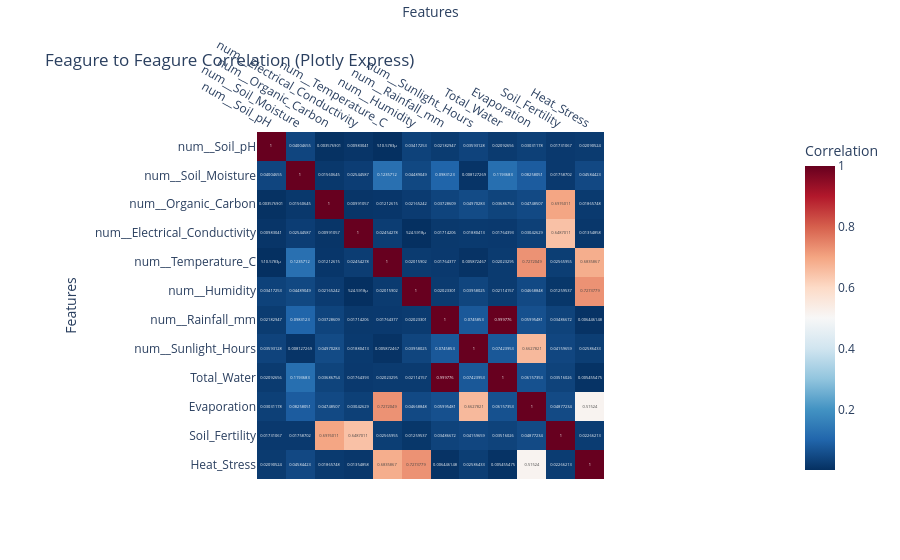

Notebook source saved alongside this figure:
### Code cell
corr_marix = X_train[num_features].corr()

fig = px.imshow(
    corr_matrix, 
    text_auto=True,
    color_continuous_scale='RdBu_r',
    origin='upper',
    labels=dict(x = 'Features', y = 'Features', color = 'Correlation'),
    title='Feagure to Feagure Correlation (Plotly Express)'
)
fig.update_xaxes(side = 'top')
fig.show()

### Figure 1 — Plotly figure (JSON) as saved in the notebook; plotly's stock layout.template omitted (floating-point values rounded to 4 significant figures; data arrays with more than 128 entries replaced by an {"elided": "..."} marker saying what was removed)
{"data": [{"coloraxis": "coloraxis", "hovertemplate": "Features: %{x}<br>Features: %{y}<br>Correlation: %{z}<extra></extra>", "name": "0", "texttemplate": "%{z}", "type": "heatmap", "x": ["num__Soil_pH", "num__Soil_Moisture", "num__Organic_Carbon", "num__Electrical_Conductivity", "num__Temperature_C", "num__Humidity", "num__Rainfall_mm", "num__Sunlight_Hours", "Total_Water", "Evaporation", "Soil_Fertility", "Heat_Stress"], "xaxis": "x", "y": ["num__Soil_pH", "num__Soil_Moisture", "num__Organic_Carbon", "num__Electrical_Conductivity", "num__Temperature_C", "num__Humidity", "num__Rainfall_mm", "num__Sunlight_Hours", "Total_Water", "Evaporation", "Soil_Fertility", "Heat_Stress"], "yaxis": "y", "z": {"elided": "12x12 float values"}}], "layout": {"coloraxis": {"colorbar": {"title": {"text": "Correlation"}}, "colorscale": [[0, "rgb(5,48,97)"], [0.1, "rgb(33,102,172)"], [0.2, "rgb(67,147,195)"], [0.3, "rgb(146,197,222)"], [0.4, "rgb(209,229,240)"], [0.5, "rgb(247,247,247)"], [0.6, "rgb(253,219,199)"], [0.7, "rgb(244,165,130)"], [0.8, "rgb(214,96,77)"], [0.9, "rgb(178,24,43)"], [1, "rgb(103,0,31)"]]}, "title": {"text": "Feagure to Feagure Correlation (Plotly Express)"}, "xaxis": {"anchor": "y", "constrain": "domain", "domain": [0, 1], "scaleanchor": "y", "side": "top", "title": {"text": "Features"}}, "yaxis": {"anchor": "x", "autorange": "reversed", "constrain": "domain", "domain": [0, 1], "title": {"text": "Features"}}}}
